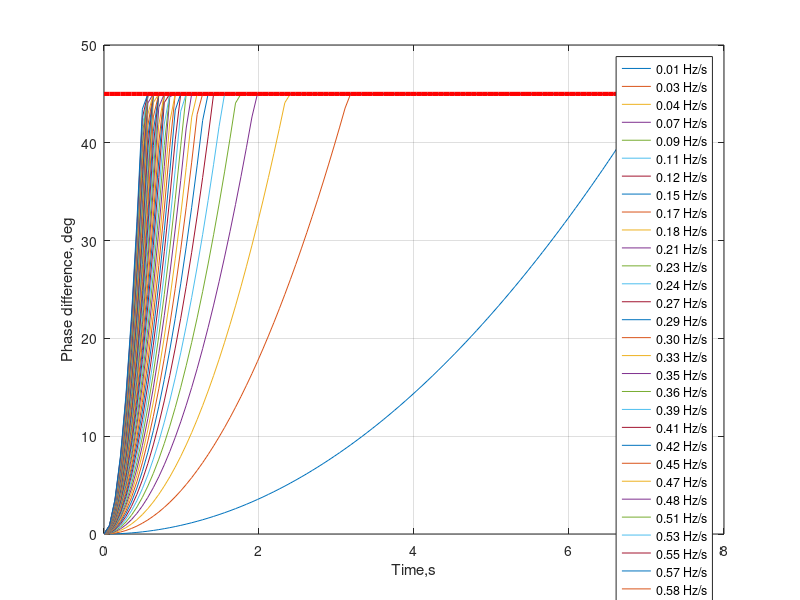
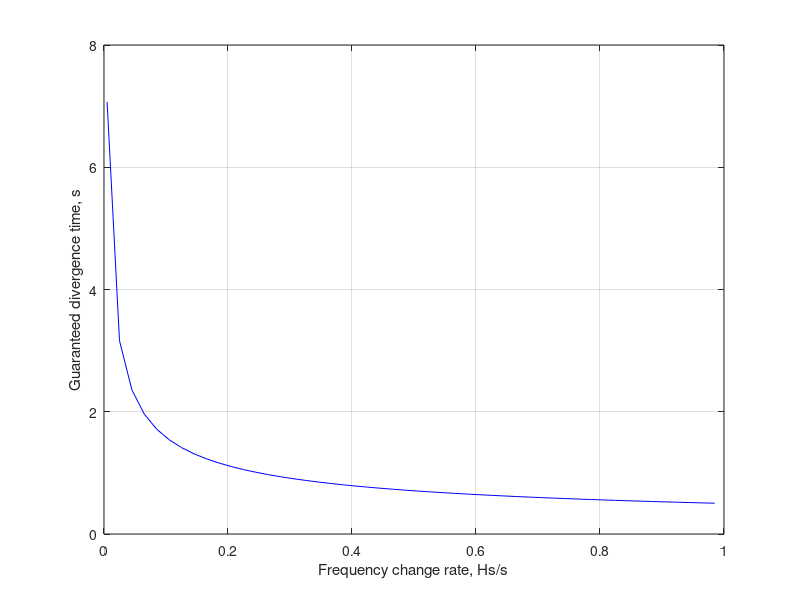

Here is the MATLAB script that generated these plots, in order:
clear;
clc;
close all;

delta = 45; %maximum phase change, deg
delta_rad = delta*pi/180;

dphi_F = @(nu_dot, t) pi*nu_dot*t^2; %rad
maxT_F = @(nu_dot) sqrt(delta_rad./(pi*nu_dot));

nu_dot = 0.005:0.02:1; %Hz/s
%omega_dot = 2*pi*nu_dot;
tmax = maxT_F(nu_dot(1));
dphimax = dphi_F(nu_dot(1),tmax);
dt = tmax / 100;
ts = 0:dt:tmax;

lent = length(ts);
len = length(nu_dot);

phis = zeros(len,lent);
tmaxs = zeros(len);
strs = [];

for i=1:len
    for j=1:lent
        dphi = dphi_F(nu_dot(i),ts(j));
        if dphi<delta_rad
            phis(i,j) = dphi;
        else
            tm = maxT_F(nu_dot(i));
            phis(i,j) = dphi_F(nu_dot(i), tm);
        end
    end
    strs = [strs; sprintf('%.2f Hz/s',nu_dot(i))];
end
figure();
plot(ts,phis*180/pi,'-');
hold on;
plot(ts,ones(1,lent)*dphimax*180/pi,'r-','LineWidth',3);
xlabel('Time,s');
ylabel('Phase difference, deg');
set(gcf,'Color','w');
legend(strs);
grid on;

figure();
plot(nu_dot,maxT_F(nu_dot),'-b');
xlabel('Frequency change rate, Hs/s');
ylabel('Guaranteed divergence time, s');
grid on;
set(gcf,'Color','w');
